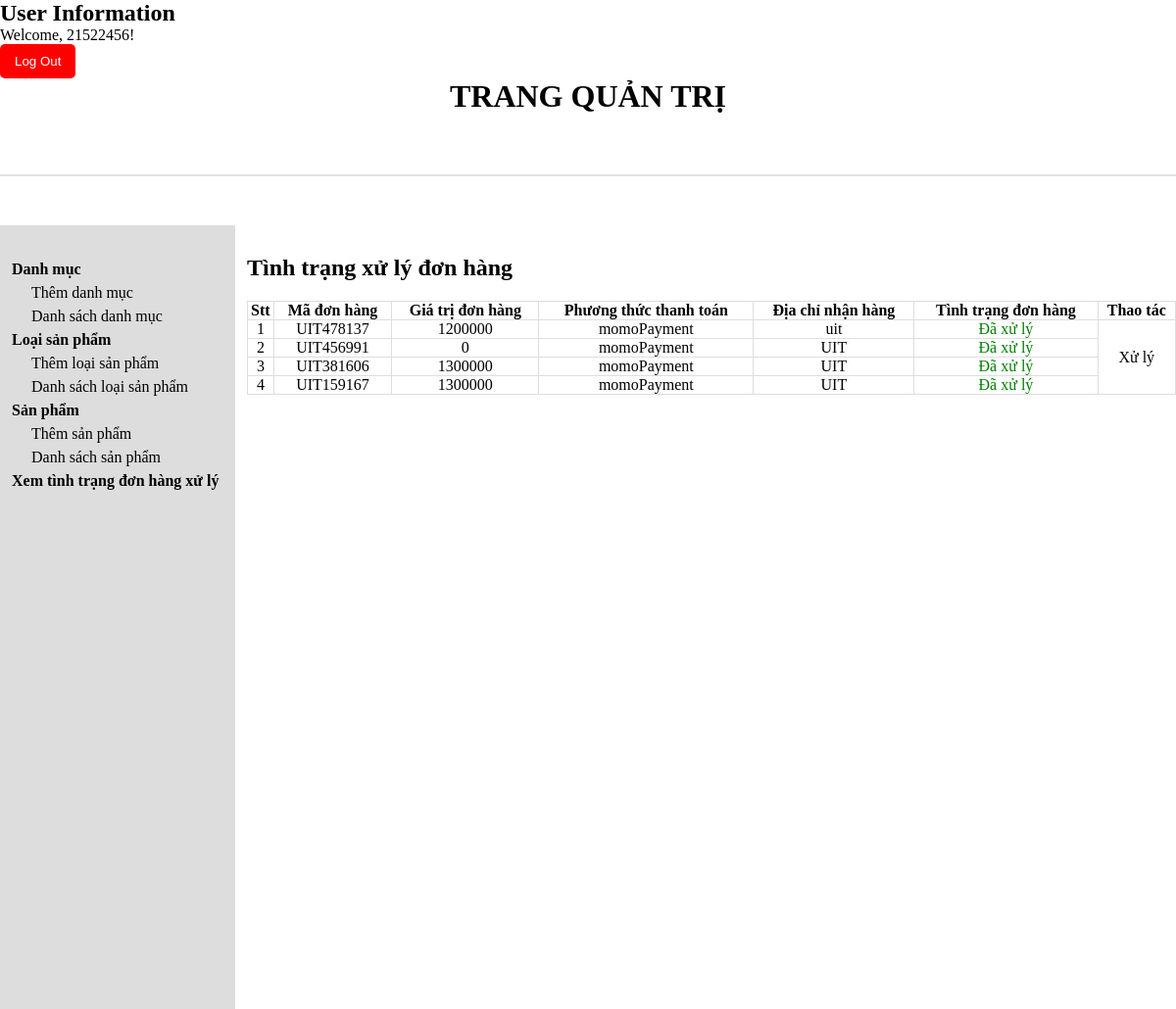
Page /admin/ordered_admin.php (signed in) on the committed database.
### tables this page shows
CREATE TABLE `tbl_order` (
  `id_dh` int(9) NOT NULL,
  `madh` varchar(20) NOT NULL,
  `tongdonhang` double(10,0) DEFAULT 0,
  `pttt` varchar(25) NOT NULL,
  `user_id` int(5) NOT NULL,
  `fullname` varchar(30) NOT NULL,
  `address` varchar(200) NOT NULL,
  `email` varchar(50) NOT NULL,
  `phone` varchar(20) NOT NULL,
  `tinhtrang` int(11) NOT NULL DEFAULT 0
);

### admin/database.php (called while the page is built, shortened)
<?php
Class Database{
public $host = DB_HOST;
public $user = DB_USER;
public $pass = DB_PASS;
public $dbname = DB_NAME;
public $link;
private function connectDB(){
    $this->link = new mysqli($this->host,$this->user,$this->pass,$this->dbname);
}
public function select($query){
    $result = $this->link->query($query) or die($this->link->connect_error.__LINE__);
    if($result->num_rows>0){
        return $result;
    }else{
        return false;
    }
}
}
?>

### admin/class/ordered_admin.php (called while the page is built, shortened)
<?php
    include "database.php";
?>
<?php
class order {
    private $db;
    public function __construct()
    {
        $this->db = new Database();
    }
    public function show_order(){
        $query = "SELECT * FROM tbl_order ORDER BY madh DESC";
        $result = $this ->db->select($query) ;
        return $result ;
    }
}
?>

### admin/ordered_admin.php (the view, shortened to what this page needs)
<?php
$isLoggedIn = isset($_SESSION['user_id']) && !empty($_SESSION['user_id']);
?>
  <div class="wrapper">
            <?php
    if ($isLoggedIn) {
        echo '<div class="form-box login">
                <h2>User Information</h2>
                <p>Welcome, ' . $_SESSION['user_name'] . '!</p>
                <form action="logout.php" method="post">
                    <button type="submit" id="dangxuat" name="dangxuat" style="background-color: #ff0000; color: #fff; padding: 10px 15px; border: none; cursor: pointer; border-radius: 5px; display: flex;">Log Out</button>
                </form>
                <style>
                    #dangxuat {
                        background-color: #ff0000;
                        color: #fff;
                        padding: 10px 15px;
                        border: none;
                        cursor: pointer;
                        border-radius: 5px;
                    }
                    #dangxuat:hover {
                        background-color: #cc0000;
                    }
                </style>
            </div>';
    }
    ?>
<?php
include "header.php";
include "slider.php";
include "class/ordered_admin.php";
?>
<?php
$order = new order;
$showorder = $order->show_order();
?>
<div class="admin-content-right">
<div class="admin-content-right-cartegory_list">
                <h1>Tình trạng xử lý đơn hàng</h1>
                <table>
                    <tr>
                        <th>Stt</th>
                        <th>Mã đơn hàng</th>
                        <th>Giá trị đơn hàng</th>
                        <th>Phương thức thanh toán</th>
                        <th>Địa chỉ nhận hàng</th>
                        <th>Tình trạng đơn hàng</th>
                        <th>Thao tác</th>
                    </tr>
                    <?php
                    if($showorder){$i=0;
                        while($result = $showorder->fetch_assoc()){$i++;
                    ?>
                    <tr>
                        <td><?php echo $i ?></td>
                        <td><?php echo $result['madh'] ?></td>
                        <td><?php echo $result['tongdonhang'] ?></td>
                        <td><?php echo $result['pttt'] ?></td>
                        <td><?php echo $result['address'] ?></td>
                        <td style="color: <?php echo $result['tinhtrang'] == 0 ? 'red' : 'green'; ?>">
                    <?php echo $result['tinhtrang'] == 0 ? 'Chưa xử lý' : 'Đã xử lý'; ?>
                         </td>
                         <?php if ($i == 1) { ?>
                    <td rowspan="<?php echo $showorder->num_rows; ?>"><a href="ordered_admin_update.php?tinhtrang=<?php echo $result['tinhtrang'] ?>">Xử lý</a></td>
                <?php } ?>
                    </tr>
                    <?php
                    }
                }
                    ?>
                </table>
            </div>
        </div>
    </section>
</body>
</html>

### admin/style.css (style rules this page uses)
* { margin: 0; padding: 0; box-sizing: border-box; color: black; outline: none; }
a { text-decoration: none; }
.admin-content-right { width: 80%; padding: 30px 0 0 12px; }
.admin-content-right-cartegory_list table { width: 100%; text-align: center; margin-top: 20px; }
.admin-content-right-cartegory_list table tr th,td { border: 1px solid #dddddd; }
table { border-collapse: collapse; }

### admin/ordered_admin.php (style rules this page uses)
#dangxuat { background-color: #ff0000; color: #fff; padding: 10px 15px; border: none; cursor: pointer; border-radius: 5px; }

### rows in the picture
tbl_order: madh "UIT478137", tongdonhang "1200000", pttt "momoPayment", address "uit", tinhtrang "Đã xử lý"
tbl_order: madh "UIT456991", tongdonhang "0", pttt "momoPayment", address "UIT", tinhtrang "Đã xử lý"
tbl_order: madh "UIT381606", tongdonhang "1300000", pttt "momoPayment", address "UIT", tinhtrang "Đã xử lý"
tbl_order: madh "UIT159167", tongdonhang "1300000", pttt "momoPayment", address "UIT", tinhtrang "Đã xử lý"

### other values in the picture
$_SESSION['user_name'] "21522456"
